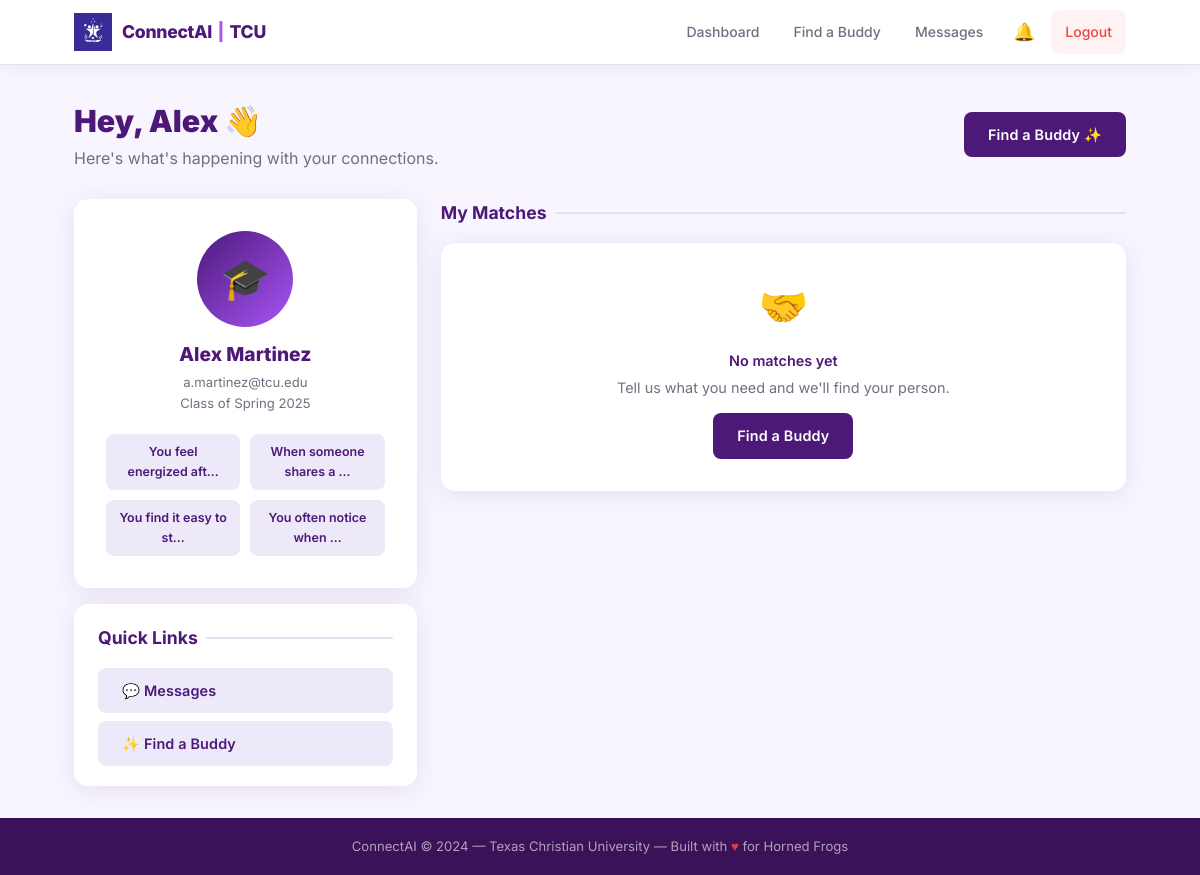
The app's page /dashboard (signed in) with its own data.
### tables this page shows
CREATE TABLE users (
            id INTEGER PRIMARY KEY AUTOINCREMENT,
            name TEXT NOT NULL,
            email TEXT UNIQUE NOT NULL,
            password_hash TEXT NOT NULL,
            phone TEXT,
            dob TEXT,
            graduation TEXT,
            gender TEXT,
            created_at TIMESTAMP DEFAULT CURRENT_TIMESTAMP
        , first_name TEXT, last_name TEXT, profile_photo TEXT, is_banned INTEGER DEFAULT 0, help_offered TEXT);

CREATE TABLE survey_answers (
            id INTEGER PRIMARY KEY AUTOINCREMENT,
            user_id INTEGER NOT NULL,
            question TEXT NOT NULL,
            answer TEXT NOT NULL,
            FOREIGN KEY (user_id) REFERENCES users(id)
        );

### app.py (the view)
@app.route("/dashboard")
@login_required
def dashboard():
    user_id       = session["user_id"]
    user          = get_user_by_id(user_id)
    answers       = get_survey_answers(user_id)
    survey_done   = has_completed_survey(user_id)
    seeker_matches = get_seeker_matches(user_id)
    helper_pending = get_helper_pending(user_id)
    active_match   = get_active_match_for_user(user_id)
    inbox_threads  = get_accepted_matches_for_user(user_id)
    return render_template(
        "dashboard.html",
        user=user, answers=answers,
        survey_done=survey_done,
        seeker_matches=seeker_matches,
        helper_pending=helper_pending,
        active_match=active_match,
        inbox_threads=inbox_threads,
    )

### app.py (called while the page is built, shortened)
def login_required(f):
    @wraps(f)
    def decorated(*args, **kwargs):
        if "user_id" not in session:
            flash("Please log in to continue.", "warning")
            return redirect(url_for("login"))
        return f(*args, **kwargs)
    return decorated

@app.context_processor
def inject_globals():
    unread_msg   = 0
    unread_notif = 0
    notifs       = []
    if "user_id" in session:
        uid = session["user_id"]
        try:
            unread_msg   = get_unread_count(uid)
            unread_notif = get_unread_notification_count(uid)
            notifs       = get_notifications(uid, limit=5)
        except Exception:
            pass
    return {
        "unread_count":      unread_msg,
        "unread_notif":      unread_notif,
        "recent_notifs":     notifs,
    }

@app.before_request
def check_expired_matches():
    global _last_expiry_check
    if not session.get("user_id"):
        return
    now = time.time()
    if now - _last_expiry_check < 300:   # throttle to once every 5 minutes
        return

### database.py (called while the page is built)
def get_db():
    conn = sqlite3.connect(DB_PATH)
    conn.row_factory = sqlite3.Row
    return conn

def get_user_by_id(user_id):
    conn = get_db()
    u = conn.execute("SELECT * FROM users WHERE id=?", (user_id,)).fetchone()
    conn.close()
    return u

def has_completed_survey(user_id):
    conn = get_db()
    count = conn.execute(
        "SELECT COUNT(*) FROM survey_answers WHERE user_id=?", (user_id,)
    ).fetchone()[0]
    conn.close()
    return count >= len(SURVEY_QUESTIONS)

def get_survey_answers(user_id):
    conn = get_db()
    rows = conn.execute(
        "SELECT question,answer FROM survey_answers WHERE user_id=?", (user_id,)
    ).fetchall()
    conn.close()
    return rows

def get_active_match_for_user(user_id):
    conn = get_db()
    m = conn.execute("""
        SELECT * FROM matches
        WHERE (seeker_id=? OR helper_id=?) AND status IN ('pending','accepted')
        ORDER BY timestamp DESC LIMIT 1
    """, (user_id, user_id)).fetchone()
    conn.close()
    return m

def get_seeker_matches(user_id):
    conn = get_db()
    rows = conn.execute("""
        SELECT m.*, u.name AS helper_name, u.first_name AS helper_first,
               u.email AS helper_email, u.graduation AS helper_grad,
               u.profile_photo AS helper_photo
        FROM matches m JOIN users u ON u.id=m.helper_id
        WHERE m.seeker_id=? ORDER BY m.timestamp DESC
    """, (user_id,)).fetchall()
    conn.close()
    return rows

### templates/dashboard.html (shortened to what this page needs)
{% extends "base.html" %}
{% block content %}
<div style="margin-bottom:28px;display:flex;align-items:center;justify-content:space-between;flex-wrap:wrap;gap:12px;">
  <div>
    <h1 style="font-size:1.9rem;font-weight:900;color:var(--primary);">
      Hey, {{ user.first_name or user.name.split()[0] }} 👋
    </h1>
    <p style="color:var(--muted);">Here's what's happening with your connections.</p>
  </div>
  <div style="display:flex;gap:10px;">
    {% if not active_match %}
    <a href="{{ url_for('stress') }}" class="btn btn-primary">Find a Buddy ✨</a>
    {% endif %}
  </div>
</div>
<div class="dashboard-grid">
  <div>
    <div class="card profile-card">
      {% if user.profile_photo %}
        <img src="{{ url_for('static', filename='uploads/' ~ user.profile_photo) }}"
             alt="Profile" class="profile-avatar" />
      {% else %}
        <div class="profile-avatar-placeholder">🎓</div>
      {% endif %}
      <p class="profile-name">{{ user.name }}</p>
      <p class="profile-email">{{ user.email }}</p>
      {% if user.graduation %}
        <p class="profile-grad">Class of {{ user.graduation }}</p>
      {% endif %}
      {% if survey_done and answers %}
      <div class="trait-grid" style="margin-top:20px;">
        {% set labels = {1:'Strongly Agree',2:'Agree',3:'Somewhat Agree',4:'Neutral',5:'Somewhat Disagree',6:'Disagree',7:'Strongly Disagree'} %}
        {% for row in answers[:4] %}
        <div class="trait-chip">
          {{ row.question[:22] }}{% if row.question|length > 22 %}…{% endif %}
        </div>
        {% endfor %}
      </div>
      {% elif not survey_done %}
      <a href="{{ url_for('survey') }}" class="btn btn-ghost btn-full" style="margin-top:16px;">
        Complete Survey →
      </a>
      {% endif %}
    </div>
    <div class="card card-sm" style="margin-top:16px;">
      <p class="section-title">Quick Links</p>
      <div style="display:flex;flex-direction:column;gap:8px;">
        <a href="{{ url_for('messages_inbox') }}" class="btn btn-ghost btn-full" style="justify-content:flex-start;">
          💬 Messages
        </a>
        <a href="{{ url_for('stress') }}" class="btn btn-ghost btn-full" style="justify-content:flex-start;">
          ✨ Find a Buddy
        </a>
      </div>
    </div>
  </div>
  <div>
    <p class="section-title">My Matches</p>
    {% if seeker_matches %}
    {% for m in seeker_matches %}
    {% set helper_name = m.helper_first or (m.helper_name.split()[0] if m.helper_name else 'Unknown') %}
    <div class="match-status-card {{ m.status }}">
      <div style="display:flex;align-items:center;justify-content:space-between;flex-wrap:wrap;gap:10px;">
        <div>
          <div style="display:flex;align-items:center;gap:10px;margin-bottom:4px;">
            <p style="font-weight:700;color:var(--primary);">{{ helper_name }}</p>
            {% if m.status == 'pending' %}
              <span class="badge badge-warning">Pending</span>
            {% elif m.status == 'accepted' %}
              <span class="badge badge-success">Accepted</span>
            {% elif m.status == 'rejected' %}
              <span class="badge badge-danger">Declined</span>
            {% else %}
              <span class="badge badge-muted">{{ m.status }}</span>
            {% endif %}
          </div>
          <p class="text-sm text-muted">{{ m.stress_description[:90] }}{% if m.stress_description|length > 90 %}…{% endif %}</p>
        </div>
        {% if m.status == 'accepted' %}
        <a href="{{ url_for('message_thread', match_id=m.id) }}" class="btn btn-success" style="flex-shrink:0;">
          💬 Chat
        </a>
        {% endif %}
      </div>
    </div>
    {% endfor %}
    {% else %}
    <div class="card empty-state">
      <div class="empty-state-icon">🤝</div>
      <p style="font-weight:600;color:var(--primary);margin-bottom:4px;">No matches yet</p>
      <p>Tell us what you need and we'll find your person.</p>
      <a href="{{ url_for('stress') }}" class="btn btn-primary" style="margin-top:14px;">Find a Buddy</a>
    </div>
    {% endif %}
  </div>
</div>
{% endblock %}

### static/style.css (style rules this page uses)
*, *::before, *::after { box-sizing: border-box; margin: 0; padding: 0; }
:root { --primary: #4D1979; --primary-dk: #3a1259; --accent: #A855F7; --accent-lt: #d8b4fe; --success: #10B981; --warning: #F59E0B; --danger: #EF4444; --info: #3B82F6; --bg: #F8F5FF; --bg2: #EDE9F8; --card: #ffffff; --text: #1a1a2e; --muted: #6b7280; --border: #e5e0f0; --radius: 14px; --radius-sm: 8px; --shadow: 0 4px 24px rgba(77,25,121,.10); --shadow-lg: 0 12px 40px rgba(77,25,121,.18); --tx: .22s cubic-bezier(.4,0,.2,1); --header-h: 64px; }
html { scroll-behavior: smooth; }
body { font-family: 'Inter', system-ui, sans-serif; background: var(--bg); color: var(--text); min-height: 100vh; display: flex; flex-direction: column; line-height: 1.6; }
a { color: var(--primary); text-decoration: none; transition: color var(--tx); }
.card { background: var(--card); border-radius: var(--radius); box-shadow: var(--shadow); padding: 32px; transition: box-shadow var(--tx), transform var(--tx); }
.card-sm { padding: 20px 24px; }
.btn { display: inline-flex; align-items: center; justify-content: center; gap: 8px; font-family: inherit; font-size: .9rem; font-weight: 600; padding: 11px 24px; min-height: 44px; border-radius: var(--radius-sm); border: none; cursor: pointer; transition: all var(--tx); text-decoration: none; letter-spacing: .01em; -webkit-tap-highlight-color: transparent; }
.btn-primary { background: var(--primary); color: #fff; }
.btn-ghost { background: var(--bg2); color: var(--primary); }
.btn-full { width: 100%; }
.dashboard-grid { display: grid; grid-template-columns: 1fr 2fr; gap: 24px; }
.section-title { font-size: 1.1rem; font-weight: 700; color: var(--primary); margin-bottom: 16px; display: flex; align-items: center; gap: 8px; }
.section-title::after { content: ''; flex: 1; height: 2px; background: var(--border); border-radius: 99px; }
.profile-card { text-align: center; }
.profile-avatar-placeholder { width: 96px; height: 96px; border-radius: 50%; background: linear-gradient(135deg, var(--primary), var(--accent)); display: flex; align-items: center; justify-content: center; font-size: 2.5rem; margin: 0 auto 12px; color: #fff; }
.profile-name { font-size: 1.2rem; font-weight: 800; color: var(--primary); }
.profile-email { font-size: .82rem; color: var(--muted); margin-top: 2px; }
.profile-grad { font-size: .82rem; color: var(--muted); }
.trait-grid { display: grid; grid-template-columns: 1fr 1fr; gap: 10px; margin-top: 16px; }
.trait-chip { background: var(--bg2); border-radius: 8px; padding: 8px 12px; font-size: .78rem; font-weight: 600; color: var(--primary); text-align: center; }
.empty-state { text-align: center; padding: 32px 16px; color: var(--muted); }
.empty-state-icon { font-size: 2.5rem; margin-bottom: 10px; }
.empty-state p { font-size: .9rem; }

### records on screen
users: first_name "Alex", name "Alex Martinez", email "a.martinez@tcu.edu", graduation "Spring 2025"
survey_answers: question "You feel energized aft"
survey_answers: question "When someone shares a"
survey_answers: question "You find it easy to st"
survey_answers: question "You often notice when"
